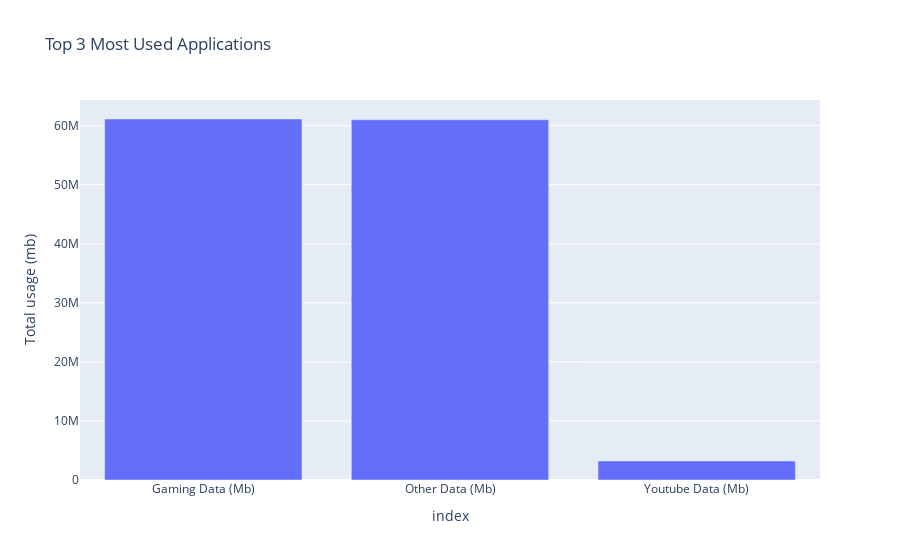

Here is the notebook cell this chart was saved with:
### Markdown cell above
## Step 9: Plot the Top 3 Most Used Applications Using Plotly

### Code cell
# Calculate total usage for each application
app_usage = app_traffic.drop(columns=['MSISDN/Number']).sum()

# Sort application by usage and select the top 3
top_3_apps = app_usage.sort_values(ascending=False).iloc[:3]

# Create a bar plot for the top 3 most used applications
fig = px.bar(top_3_apps, x=top_3_apps.index, y=top_3_apps.values,
             labels={'x': 'Application', 'y': 'Total usage (mb)'},
             title = 'Top 3 Most Used Applications')

#show plot 
fig.show()

### Figure 1 — Plotly figure (JSON) as saved in the notebook; plotly's stock layout.template omitted (floating-point values rounded to 4 significant figures)
{"data": [{"alignmentgroup": "True", "hovertemplate": "index=%{x}<br>Total usage (mb)=%{y}<extra></extra>", "legendgroup": "", "marker": {"color": "#636efa", "pattern": {"shape": ""}}, "name": "", "offsetgroup": "", "orientation": "v", "showlegend": false, "textposition": "auto", "type": "bar", "x": ["Gaming Data (Mb)", "Other Data (Mb)", "Youtube Data (Mb)"], "xaxis": "x", "y": [61120000.0, 60990000.0, 3216000.0], "yaxis": "y"}], "layout": {"barmode": "relative", "legend": {"tracegroupgap": 0}, "title": {"text": "Top 3 Most Used Applications"}, "xaxis": {"anchor": "y", "domain": [0, 1], "title": {"text": "index"}}, "yaxis": {"anchor": "x", "domain": [0, 1], "title": {"text": "Total usage (mb)"}}}}
